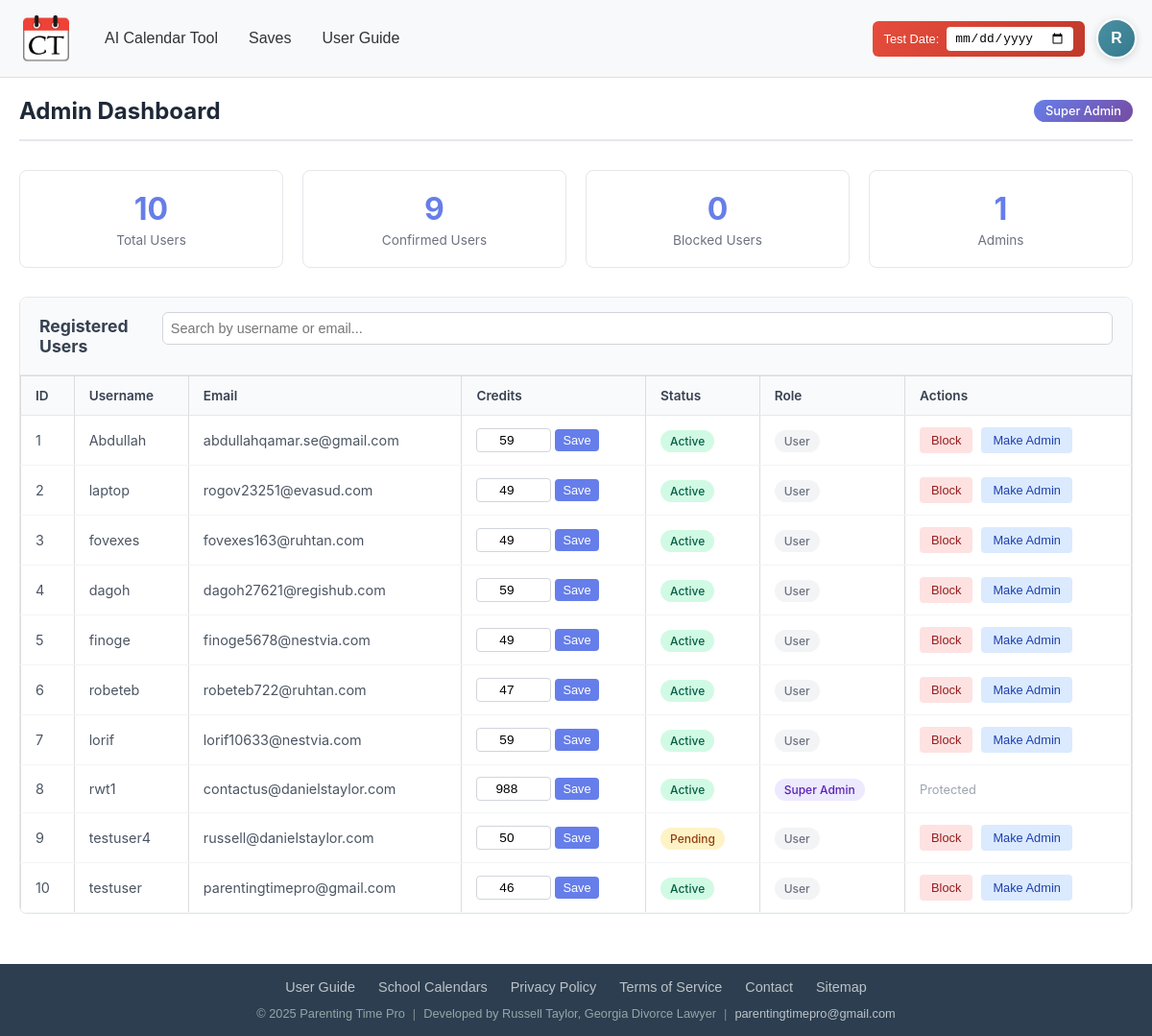
Screenshot of /admin (signed in) with the database file from the repository.
### models.py (models this page shows, shortened)
class User(UserMixin, db.Model):
    id = db.Column(db.Integer, primary_key=True)
    username = db.Column(db.String(64), unique=True, nullable=False)
    email = db.Column(db.String(120), unique=True, nullable=False)
    password_hash = db.Column(db.String(128))
    is_admin = db.Column(db.Boolean, default=False)
    is_super_admin = db.Column(db.Boolean, default=False)
    is_blocked = db.Column(db.Boolean, default=False)
    subscription_type = db.Column(db.String(20), default='free')
    custom_h4 = db.Column(db.String(255))
    token = db.Column(db.Integer, nullable=False, default=50)
    confirmed = db.Column(db.Boolean, default=False)

### main.py (the view)
@main.route('/admin')
@login_required
def admin_dashboard():
    if not current_user.is_admin:
        flash('Access denied. Admin privileges required.', 'danger')
        return redirect(url_for('main.dashboard'))
    users = User.query.all()
    return render_template('admin_dashboard.html', users=users)

### templates/admin_dashboard.html (shortened to what this page needs)
{% extends "base.html" %}
{% block content %}
<div class="admin-page">
    <div class="admin-header">
        <h1>Admin Dashboard</h1>
        <span class="admin-badge">{{ 'Super Admin' if current_user.is_super_admin else 'Admin' }}</span>
    </div>
    <div class="stats-grid">
        <div class="stat-card">
            <div class="value" id="totalUsers">{{ users|length }}</div>
            <div class="label">Total Users</div>
        </div>
        <div class="stat-card">
            <div class="value" id="activeUsers">{{ users|selectattr('confirmed')|list|length }}</div>
            <div class="label">Confirmed Users</div>
        </div>
        <div class="stat-card">
            <div class="value" id="blockedUsers">{{ users|selectattr('is_blocked')|list|length }}</div>
            <div class="label">Blocked Users</div>
        </div>
        <div class="stat-card">
            <div class="value" id="adminUsers">{{ users|selectattr('is_admin')|list|length }}</div>
            <div class="label">Admins</div>
        </div>
    </div>
    <div class="users-table-container">
        <div class="users-table-header">
            <h2>Registered Users</h2>
            <input type="text" class="search-input" placeholder="Search by username or email..." id="searchInput" onkeyup="filterUsers()">
        </div>
        <table class="users-table" id="usersTable">
            <thead>
                <tr>
                    <th>ID</th>
                    <th>Username</th>
                    <th>Email</th>
                    <th>Credits</th>
                    <th>Status</th>
                    <th>Role</th>
                    <th>Actions</th>
                </tr>
            </thead>
            <tbody>
                {% for user in users %}
                <tr data-user-id="{{ user.id }}">
                    <td>{{ user.id }}</td>
                    <td>{{ user.username }}</td>
                    <td>{{ user.email }}</td>
                    <td>
                        <input type="number" class="credits-input" value="{{ user.token }}" id="credits-{{ user.id }}" min="0">
                        <button class="update-credits-btn" onclick="updateCredits({{ user.id }})">Save</button>
                    </td>
                    <td>
                        {% if user.is_blocked %}
                            <span class="status-badge status-blocked">Blocked</span>
                        {% elif user.confirmed %}
                            <span class="status-badge status-active">Active</span>
                        {% else %}
                            <span class="status-badge" style="background: #fef3c7; color: #92400e;">Pending</span>
                        {% endif %}
                    </td>
                    <td>
                        {% if user.is_super_admin %}
                            <span class="status-badge status-super">Super Admin</span>
                        {% elif user.is_admin %}
                            <span class="status-badge status-admin">Admin</span>
                        {% else %}
                            <span class="status-badge" style="background: #f3f4f6; color: #6b7280;">User</span>
                        {% endif %}
                    </td>
                    <td>
                        {% if not user.is_super_admin %}
                            {% if user.is_blocked %}
                                <button class="action-btn btn-unblock" onclick="toggleBlock({{ user.id }}, false)">Unblock</button>
                            {% else %}
                                <button class="action-btn btn-block" onclick="toggleBlock({{ user.id }}, true)">Block</button>
                            {% endif %}
                            {% if current_user.is_super_admin %}
                                {% if user.is_admin %}
                                    <button class="action-btn btn-admin" onclick="toggleAdmin({{ user.id }}, false)">Remove Admin</button>
                                {% else %}
                                    <button class="action-btn btn-admin" onclick="toggleAdmin({{ user.id }}, true)">Make Admin</button>
                                {% endif %}
                            {% endif %}
                        {% else %}
                            <span style="color: #9ca3af; font-size: 0.8rem;">Protected</span>
                        {% endif %}
                    </td>
                </tr>
                {% endfor %}
            </tbody>
        </table>
    </div>
</div>
{% endblock %}

### templates/base.html (shortened to what this page needs)
<!DOCTYPE html>
<html lang="en">
<head>
    <link rel="stylesheet" href="{{ url_for('static', filename='css/styles.css') }}">
</head>
<body>
    <nav>
        <div class="nav-container">
            <div class="nav-left">
                <ul>
                    <li><a href="{{ url_for('main.home') }}"><img src="{{ url_for('static', filename='images/calendar-tool-icon.png') }}" alt="Home" class="nav-icon" /></a></li>
                    {% if current_user.is_authenticated %}
                        <li><a href="{{ url_for('main.ai_calendar') }}">AI Calendar Tool</a></li>
                        <li><a href="{{ url_for('main.saves') }}">Saves</a></li>
                        <li><a href="{{ url_for('main.user_guide') }}">User Guide</a></li>
                    {% else %}
                        <li><a href="{{ url_for('main.ai_calendar') }}">AI Calendar Tool</a></li>
                        <li><a href="{{ url_for('main.user_guide') }}">User Guide</a></li>
                        <li><a href="{{ url_for('auth.login') }}">Login</a></li>
                        <li><a href="{{ url_for('auth.register') }}">Register</a></li>
                    {% endif %}
                </ul>
            </div>
            {% if current_user.is_authenticated %}
            <div class="nav-right" style="display: flex; align-items: center;">
                {% if current_user.is_admin %}
                <div class="admin-date-override" id="adminDateOverride">
                    <label for="overrideDate">Test Date:</label>
                    <input type="date" id="overrideDate" />
                </div>
                {% endif %}
                <div class="profile-dropdown">
                    <button class="profile-btn" id="profileBtn" aria-label="User menu">
                        {{ current_user.username[0]|upper }}
                    </button>
                </div>
            </div>
            {% endif %}
        </div>
    </nav>
    <main>
        {% block content %}{% endblock %}
    </main>
    <footer>
        <div class="footer-compact">
            <div class="footer-links">
                <a href="{{ url_for('main.user_guide') }}">User Guide</a>
                <a href="{{ url_for('main.school_calendars_index') }}">School Calendars</a>
                <a href="{{ url_for('main.privacy_policy') }}">Privacy Policy</a>
                <a href="{{ url_for('main.terms_of_service') }}">Terms of Service</a>
                <a href="{{ url_for('main.contact') }}">Contact</a>
                <a href="{{ url_for('main.sitemap') }}">Sitemap</a>
            </div>
            <div class="footer-info">
                <span>&copy; 2025 Parenting Time Pro</span>
                <span class="footer-divider">|</span>
                <span>Developed by Russell Taylor, Georgia Divorce Lawyer</span>
                <span class="footer-divider">|</span>
                <a href="mailto:parentingtimepro@gmail.com">parentingtimepro@gmail.com</a>
            </div>
        </div>
    </footer>
</body>
</html>

### static/css/styles.css (style rules this page uses)
body { margin: 0; padding: 0; font-family: Arial, sans-serif; background-color: #ffffff; color: #333; }
nav { background-color: #f8f9fa; color: #333; padding: 1rem; border-bottom: 1px solid #e0e0e0; }
nav ul { list-style-type: none; padding: 0; margin: 0; display: flex; flex-wrap: wrap; align-items: center; gap: 0.5rem; }
nav ul li { display: inline; margin-right: 0.5rem; }
nav ul li a { color: #333; text-decoration: none; padding: 0.5rem; border-radius: 4px; transition: background-color 0.2s; }
input[type="text"], input[type="email"], input[type="password"] { display: block; width: 100%; padding: 0.5rem; margin-bottom: 1rem; }
button { display: inline-block; background: #333; color: #fff; padding: 0.5rem 1rem; border: none; cursor: pointer; }
table { width: 100%; border-collapse: collapse; }
table, th, td { border: 1px solid #ddd; }
th, td { text-align: left; }
th { background-color: #f4f4f4; }

### templates/base.html (style rules this page uses)
.nav-icon { height: 48px; width: 48px; vertical-align: middle; margin-right: 5px; transition: all 0.3s ease; }
@media screen and (min-width: 769px) { .nav-icon { height: 48px; width: 48px; } }
.nav-container { display: flex; justify-content: space-between; align-items: center; width: 100%; max-width: 1200px; margin: 0 auto; }
.nav-left { display: flex; align-items: center; gap: 0.5rem; }
.nav-left ul { display: flex; list-style: none; margin: 0; padding: 0; gap: 0.5rem; align-items: center; }
.nav-right { position: relative; }
.profile-dropdown { position: relative; display: inline-block; }
.profile-btn { width: 42px; height: 42px; border-radius: 50%; background: linear-gradient(135deg, #4a90a4 0%, #357a8c 100%); border: 2px solid #fff; box-shadow: 0 2px 8px rgba(0,0,0,0.15); cursor: pointer; display: flex; align-items: center; justify-content: center; color: #fff; font-weight: 600; font-size: 16px; transition: all 0.3s ease; }
.admin-date-override { display: flex; align-items: center; gap: 8px; margin-right: 12px; padding: 6px 12px; background: linear-gradient(135deg, #e74c3c 0%, #c0392b 100%); border-radius: 6px; color: white; font-size: 0.8rem; }
.admin-date-override label { cursor: pointer; white-space: nowrap; font-weight: 500; }
.admin-date-override input[type="date"] { padding: 4px 8px; border: none; border-radius: 4px; font-size: 0.8rem; background: white; cursor: pointer; }
footer { background-color: #2c3e50; color: #ecf0f1; padding: 1rem; margin-top: 2rem; }
.footer-compact { max-width: 1200px; margin: 0 auto; text-align: center; }
.footer-links { display: flex; justify-content: center; flex-wrap: wrap; gap: 1rem 1.5rem; margin-bottom: 0.75rem; }
.footer-links a { color: #bdc3c7; text-decoration: none; font-size: 0.9rem; transition: color 0.2s; }
.footer-info { font-size: 0.8rem; color: #95a5a6; display: flex; justify-content: center; flex-wrap: wrap; gap: 0.25rem 0.5rem; align-items: center; }
.footer-info a { color: #bdc3c7; text-decoration: none; }
.footer-divider { color: #7f8c8d; }

### rows the page displays
User: username "R", is_super_admin "Super Admin", id "8", username "rwt1", email "contactus@danielstaylor.com", token "988", is_blocked "Active", shows "Protected"
User: id "1", username "Abdullah", email "abdullahqamar.se@gmail.com", token "59", is_blocked "Active", is_super_admin "User"
User: id "2", username "laptop", email "rogov23251@evasud.com", token "49", is_blocked "Active", is_super_admin "User"
User: id "3", username "fovexes", email "fovexes163@ruhtan.com", token "49", is_blocked "Active", is_super_admin "User"
User: id "4", username "dagoh", email "dagoh27621@regishub.com", token "59", is_blocked "Active", is_super_admin "User"
User: id "5", username "finoge", email "finoge5678@nestvia.com", token "49", is_blocked "Active", is_super_admin "User"
User: id "6", username "robeteb", email "robeteb722@ruhtan.com", token "47", is_blocked "Active", is_super_admin "User"
User: id "7", username "lorif", email "lorif10633@nestvia.com", token "59", is_blocked "Active", is_super_admin "User"
User: id "9", username "testuser4", email "russell@danielstaylor.com", token "50", is_blocked "Pending", is_super_admin "User"
User: id "10", username "testuser", email "parentingtimepro@gmail.com", token "46", is_blocked "Active", is_super_admin "User"

### other values shown
{{ users|length }} "10"
{{ users|selectattr('confirmed')|list|length }} "9"
{{ users|selectattr('is_blocked')|list|length }} "0"
{{ users|selectattr('is_admin')|list|length }} "1"
